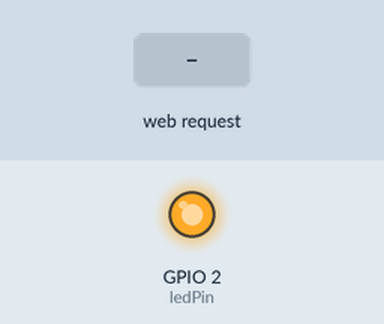
Bench run of a sketch on a simulated ESP8266 (NodeMCU). Shown: output pins drawn as LEDs (lit = HIGH). The inputs (shaded band) are chosen by the test bench. WiFi joins after 1.5 s; servers stay silent unless stated; what the sketch prints to the serial monitor is not drawn.

Above: at 6.2 s.
6.3 s: HTTP request GET /LED=ON received
At 7.1 s:
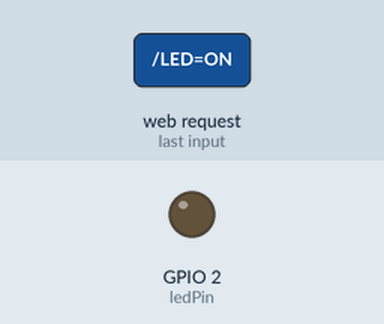
7.8 s: HTTP request GET /LED=OFF received
At 8.2 s:
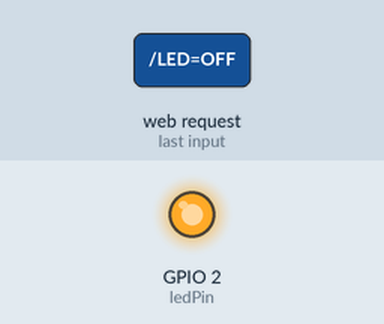
Timing chart, 0 to 10.8 s (numbered marks = the images above; inputs shaded):
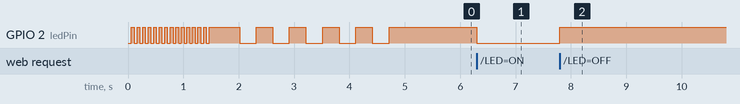

The sketch:

ESP8266_IoT_light_bulb_LED.ino
```cpp
//REF : https://create.arduino.cc/projecthub/ROBINTHOMAS/esp8266-esp-01-webserver-7248ca
//2017-02-19, test done, xiaolaba
// ESP-01 module
// gpio0 connect to GND, power up, ESP8266 is then in flash mode
// burn code to ESP-01 module

#include <ESP8266WiFi.h>

const char* ssid = "your wifi name";//change and type your WIFI ssid
const char* password = "your wifi password";//change and type your password

IPAddress ip(192, 168, 1, 188);  //Node static IP
IPAddress gateway(192, 168, 1, 1);
IPAddress subnet(255, 255, 255, 0);
IPAddress dns(192, 168, 1, 1);

int onbroadledPin = 1; // GPIO1 of ESP-01, connect to onboard blue LED
int ledPin = 2; // GPIO2 of ESP8266, ESP-01
WiFiServer server(80);

void led_on (){
digitalWrite(ledPin, LOW);
digitalWrite(onbroadledPin, LOW);
}

void led_off (){
digitalWrite(ledPin, HIGH);
digitalWrite(onbroadledPin, HIGH);
}

void setup() {
Serial.begin(115200);
delay(10);

// diable gpio1, no use onboard blue LED
//  PIN_FUNC_SELECT(PERIPHS_IO_MUX_U0TXD_U, FUNC_GPIO1); //use pin as GPIO1 instead of UART TXD
//  pinMode(onbroadledPin, OUTPUT);

pinMode(ledPin, OUTPUT);
//digitalWrite(ledPin, LOW);
led_off();

// Connect to WiFi network
Serial.println();
Serial.println();
Serial.print("Connecting to ");
Serial.println(ssid);

// Static IP Setup Info Here...
WiFi.config(ip, gateway, subnet);
//WiFi.config(ip, dns, gateway, subnet); //If you need Internet Access You should Add DNS also..

WiFi.begin(ssid, password);

while (WiFi.status() != WL_CONNECTED) {
led_on(); //fast LED blinking loop, until WIFI is connected
delay(50);
Serial.print(".");
led_off();
delay(50);
Serial.print(".");
}
Serial.println("");
Serial.println("WiFi connected");
delay(500);

// Start the server
server.begin();
Serial.println("Server started");

// slow blinking 5 times, indicate ESP-01 server is started
for (int i= 0; i<5; i++) {
led_on();
delay(300);
led_off();
delay(300);
}


// Print the IP address
Serial.print("Use this URL to connect: ");
Serial.print("http://");
Serial.print(WiFi.localIP());
Serial.println("/");

}

void loop() {
// Check if a client has connected
WiFiClient client = server.available();
if (!client) {
return;
}

// Wait until the client sends some data
Serial.println("new client");
while(!client.available()){
delay(1);
}

// Read the first line of the request
String request = client.readStringUntil('\r');
Serial.println(request);
client.flush();

// Match the request

int value = LOW;
if (request.indexOf("/LED=ON") != -1) {
//digitalWrite(ledPin, HIGH);
led_on();
value = HIGH;
}
if (request.indexOf("/LED=OFF") != -1){
//digitalWrite(ledPin, LOW);
led_off();
value = LOW;
}

// Set ledPin according to the request
//digitalWrite(ledPin, value);


// Return the response
client.println("HTTP/1.1 200 OK");
client.println("Content-Type: text/html");
client.println(""); //  do not forget this one
client.println("<!DOCTYPE HTML>");
client.println("<html>");

if(value == HIGH) {
client.print("LED is OFF");
client.println("<br><br>");
client.println("Click <a href=\"/LED=OFF\">here</a> to turn ON LED on pin 2. hello xiaolaba. ESP8266 web server<br>");
} else {
client.print("LED is ON");
client.println("<br><br>");
client.println("Click <a href=\"/LED=ON\">here</a> to turn OFF LED on pin 2. hello xiaolab. ESP8266 web server<br>");

}
client.println("</html>");

delay(1);
Serial.println("Client disonnected");
Serial.println("");

}
```

Measured:
- after the input at 6.3 s, GPIO 2 (ledPin): HIGH → LOW at once
- after the input at 7.8 s, GPIO 2 (ledPin): LOW → HIGH at once
